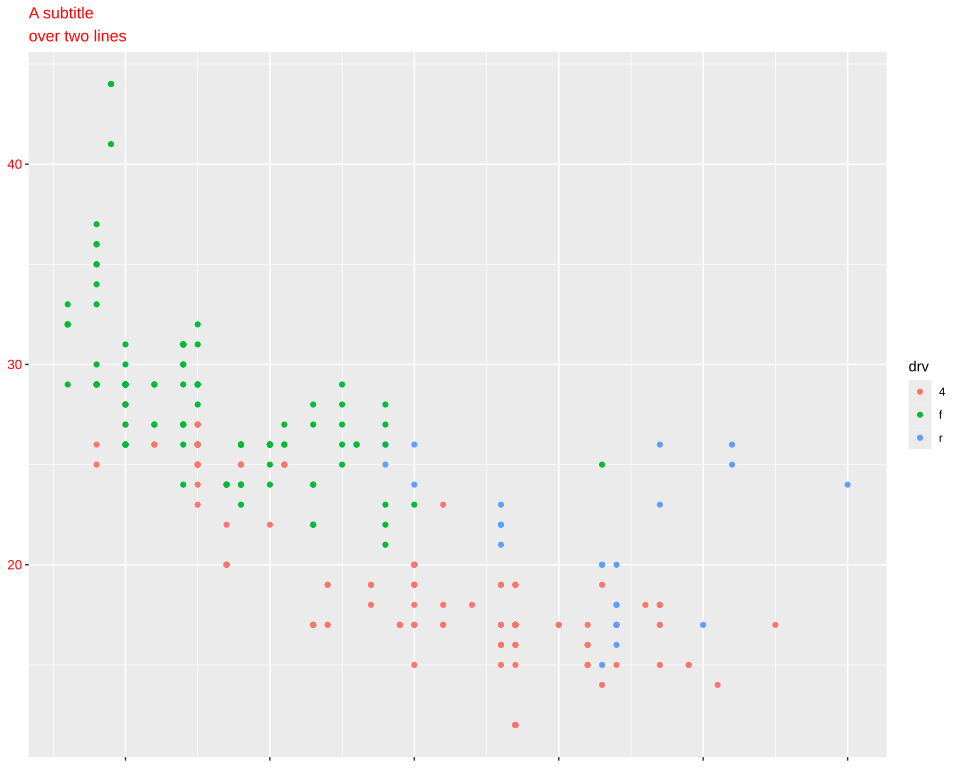

This chart was generated by the following R code:
# The plot test/golden/theme_root_text.svg draws, drawn by ggplot2 itself, as ggplot2's own visual
# tests draw their snapshots: the independent check on that golden whenever it changes. The suite
# never runs this; it needs R, ggplot2 and vdiffr, saved as the Docker image giggly-r:ggplot2-4.0.3.
# From the repository's root:
#
#   docker run --rm -v "$PWD/test/golden":/golden:ro giggly-r:ggplot2-4.0.3 \
#     Rscript /golden/theme_root_text.R > theme_root_text.ggplot2.svg
#
# and compare the two drawings element by element, as test/golden/point.R describes.
#
# The root text removed: every text goes, the title and caption with their rows, but what a
# setting gives and the legend's title and labels, which ggplot2's legend draws by laying a text
# of its own over the theme's root, replacing the removal, so they keep theme_gray()'s look. The y
# axis's labels are red at 10 points, with theme_gray()'s margin; the subtitle, red, takes grid's
# 12-point font and line spacing, since nothing above it gives a size or a line height.
#
# First checked with ggplot2 4.0.3 and vdiffr 1.0.9: every element matches once positions are
# rounded to two decimals (svglite writes the background's edge as R's rounding error), every clip
# path matches, and the one departure is test/golden/point.R's, the x axis drawn before the y.

library(ggplot2)

plot <- ggplot(mpg, aes(displ, hwy, colour = drv)) +
  geom_point() +
  labs(title = "Title", subtitle = "A subtitle\nover two lines", caption = "Caption") +
  theme_gray() +
  theme(
    text = element_blank(),
    plot.subtitle = element_text(colour = "red"),
    axis.text.y = element_text(colour = "red", size = 10)
  )

file <- tempfile(fileext = ".svg")
vdiffr::write_svg(plot, file)
cat(readLines(file), sep = "\n")
